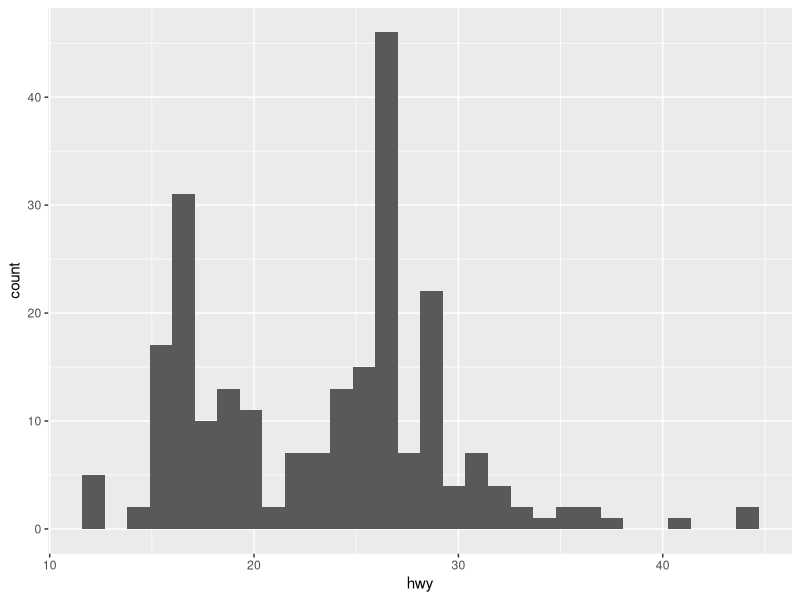
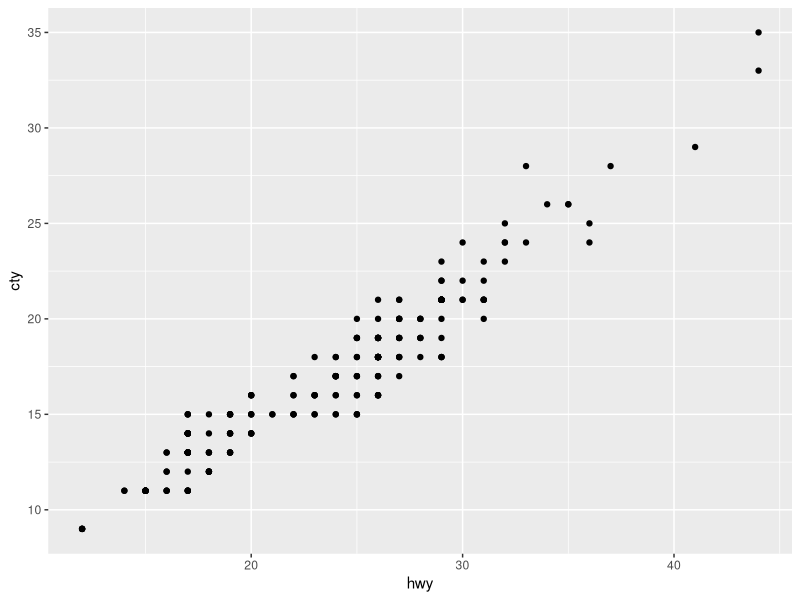

Source code (R) for these figures, in order:
## ---- chunk 1
knitr::opts_chunk$set(echo = TRUE)
## ---- chunk 2
library(ggplot2)
library(tidyverse)
## ---- chunk 3
data(mpg)
p <- ggplot(mpg, aes(x=hwy)) + 
  geom_histogram()
p
## ---- chunk 4
ggplot(mpg, aes(x=hwy, y=cty)) + geom_point()
